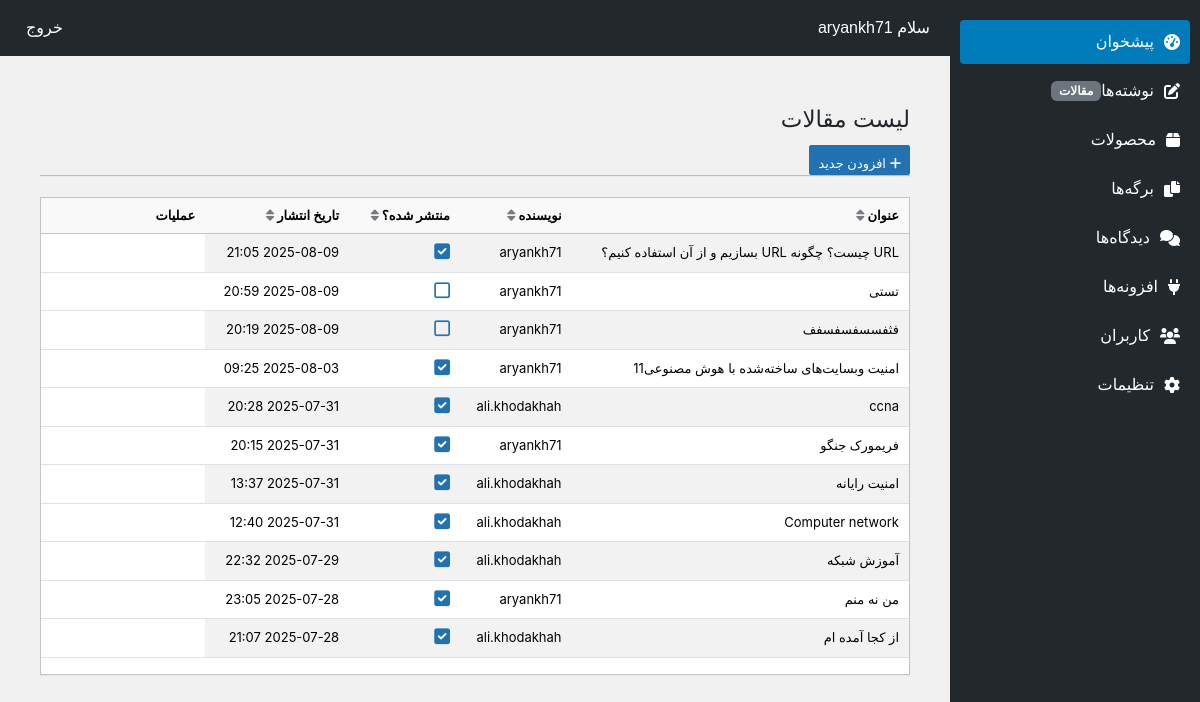
Page /dashboard/posts/ (signed in) on the earlier database version.
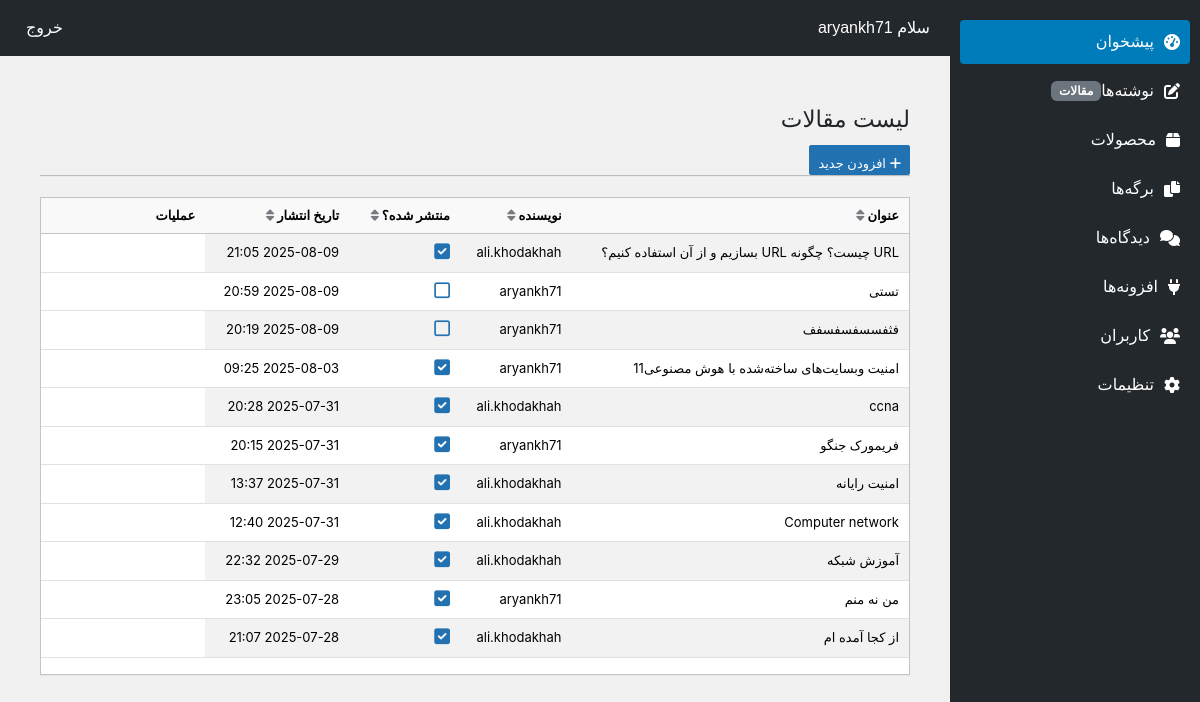
Same page on the later database version.
### blog/models.py (models this page shows, shortened)
class Post(models.Model):
    title = models.CharField(max_length=200, verbose_name='عنوان')
    content = CKEditor5Field(verbose_name='محتوا', config_name='default')
    author = models.ForeignKey(User, on_delete=models.CASCADE, verbose_name='نویسنده')
    published_at = models.DateTimeField(verbose_name='تاریخ انتشار')
    is_published = models.BooleanField(default=False, verbose_name='منتشر شده؟')
    updated_at = models.DateTimeField(auto_now=True, verbose_name='آخرین بروزرسانی')
    slug = models.SlugField(max_length=200, unique=True, allow_unicode=True, verbose_name='آدرس یکتا')
    image = models.ImageField(upload_to='posts/images/',blank=True, verbose_name='تصویر')
    class Meta:
        ordering = ['-published_at']
        verbose_name = 'مقاله'
        verbose_name_plural = 'مقالات'

### accounts/models.py (models this page shows, shortened)
class User(AbstractUser):
    phone = models.CharField(max_length=20, blank=True, null=True)
    birthday = models.DateField(blank=True, null=True)
    GENDER_CHOICES = [
        ('M', 'مرد'),
        ('F', 'زن'),
        ('O', 'سایر')
    ]
    gender = models.CharField(max_length=1, choices=GENDER_CHOICES, blank=True, null=True)

### content_management/views.py (the view)
# urls.py: path('posts/', post_list, name='post_list'),
def post_list(request):
    if not check_staff_user(request):
        return render(request, 'errors/404.html', status=404)
    posts = Post.objects.all()
    return render(request, 'dashboard/posts/post_list.html', {'posts': posts})

### content_management/views.py (called while the page is built)
def check_staff_user(request):
    user = request.user
    if not (user.is_authenticated and (user.is_staff or user.is_superuser)):
        return False
    return True

### content_management/templates/dashboard/posts/post_list.html (shortened to what this page needs)
{% extends 'panel.html' %}
{% block content %}
<div class="wrap">
    <h1 class="wp-heading-inline">لیست مقالات</h1>
    <a href="{% url 'post_create' %}" class="page-title-action"><i class="fas fa-plus"></i> افزودن جدید</a>
    <hr class="wp-header-end">
    <div class="table-container">
        <table class="table table-striped">
            <thead>
                <tr>
                    <th data-sort="title">عنوان <i class="fas fa-sort"></i></th>
                    <th data-sort="author">نویسنده <i class="fas fa-sort"></i></th>
                    <th data-sort="is_published">منتشر شده؟ <i class="fas fa-sort"></i></th>
                    <th data-sort="published_at">تاریخ انتشار <i class="fas fa-sort"></i></th>
                    <th>عملیات</th>
                </tr>
            </thead>
            <tbody>
                {% for post in posts %}
                <tr>
                    <td>{{ post.title }}</td>
                    <td>{{ post.author.username }}</td>
                    <td>
                        <span class="publish-toggle" data-post-id="{{ post.pk }}" data-is-published="{{ post.is_published|lower }}">
                            {% if post.is_published %}
                                <i class="fas fa-check-square"></i>
                            {% else %}
                                <i class="far fa-square"></i>
                            {% endif %}
                        </span>
                    </td>
                    <td>{{ post.published_at|date:"Y-m-d H:i" }}</td>
                </tr>
                {% empty %}
                <tr>
                    <td colspan="5" style="text-align: center;">هیچ مقاله‌ای یافت نشد.</td>
                </tr>
                {% endfor %}
            </tbody>
        </table>
    </div>
</div>
{% endblock %}

Differences in the rows shown:
changed Post "URL چیست؟ چگونه URL بسازیم و از آن استفاده کنیم؟": author.username "aryankh71" → "ali.khodakhah"
